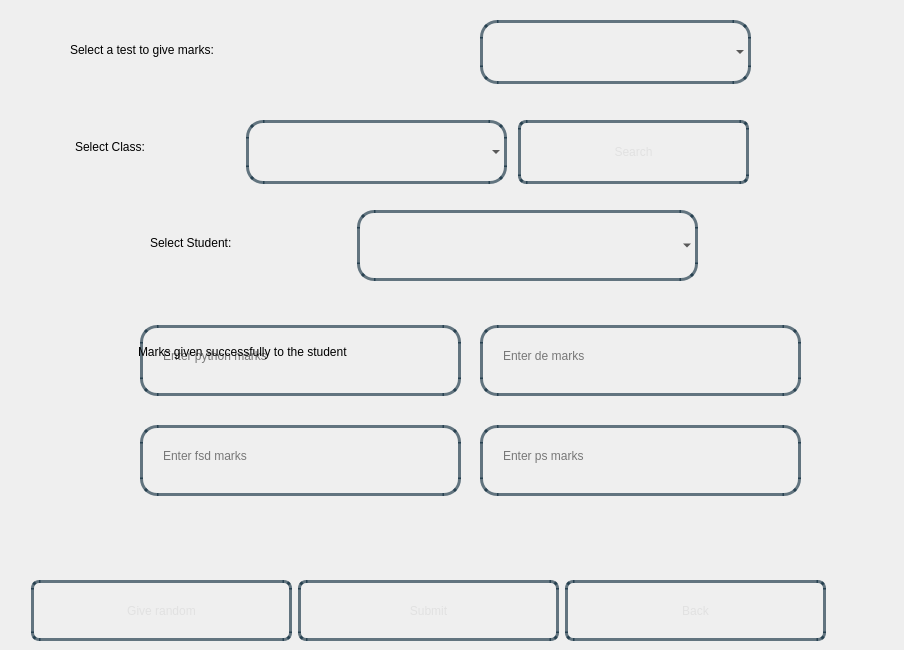
<?xml version="1.0" encoding="UTF-8"?>
<ui version="4.0">
 <class>Dialog</class>
 <widget class="QDialog" name="Dialog">
  <property name="geometry">
   <rect>
    <x>0</x>
    <y>0</y>
    <width>904</width>
    <height>650</height>
   </rect>
  </property>
  <property name="windowTitle">
   <string>Dialog</string>
  </property>
  <widget class="QWidget" name="bgwidget" native="true">
   <property name="geometry">
    <rect>
     <x>0</x>
     <y>0</y>
     <width>901</width>
     <height>651</height>
    </rect>
   </property>
   <property name="styleSheet">
    <string notr="true">QWidget#bgwidget{
background-color:qlineargradient(x1: 1, y1: 1, x2:1, y2: 0.2, stop: 0 rgba(0, 52, 89,140),
stop: 1 rgba(0, 168, 232,190))
}
</string>
   </property>
   <widget class="QLabel" name="label">
    <property name="geometry">
     <rect>
      <x>70</x>
      <y>14</y>
      <width>641</width>
      <height>71</height>
     </rect>
    </property>
    <property name="styleSheet">
     <string notr="true">font: 20pt &quot;Sans Serif Collection&quot;;</string>
    </property>
    <property name="text">
     <string>Select a test to give marks: </string>
    </property>
   </widget>
   <widget class="QPushButton" name="searchBtn">
    <property name="geometry">
     <rect>
      <x>518</x>
      <y>120</y>
      <width>231</width>
      <height>64</height>
     </rect>
    </property>
    <property name="styleSheet">
     <string notr="true">
QPushButton{
border-radius:8px;
border:3px solid rgba(0,30,50,150);
color:rgba(225,225,225,255);
background-color:rgba(0,0,0,0);
font: 22pt &quot;Sans Serif Collection&quot;;
}
.QPushButton:hover
{
   background-color:white;
	color: rgba(0,30,50,150);
}
</string>
    </property>
    <property name="text">
     <string>Search</string>
    </property>
   </widget>
   <widget class="QLabel" name="name">
    <property name="geometry">
     <rect>
      <x>30</x>
      <y>260</y>
      <width>251</width>
      <height>61</height>
     </rect>
    </property>
    <property name="styleSheet">
     <string notr="true">font: 14pt &quot;Sans Serif Collection&quot;;</string>
    </property>
    <property name="text">
     <string/>
    </property>
   </widget>
   <widget class="QPushButton" name="backBtn">
    <property name="geometry">
     <rect>
      <x>565</x>
      <y>580</y>
      <width>261</width>
      <height>61</height>
     </rect>
    </property>
    <property name="styleSheet">
     <string notr="true">
QPushButton{
border-radius:8px;
border:3px solid rgba(0,30,50,150);
color:rgba(225,225,225,255);
background-color:rgba(0,0,0,0);
font: 22pt &quot;Sans Serif Collection&quot;;
}
.QPushButton:hover
{
   background-color:white;
	color: rgba(0,30,50,150);
}
</string>
    </property>
    <property name="text">
     <string>Back</string>
    </property>
   </widget>
   <widget class="QComboBox" name="test_option">
    <property name="geometry">
     <rect>
      <x>480</x>
      <y>20</y>
      <width>271</width>
      <height>64</height>
     </rect>
    </property>
    <property name="styleSheet">
     <string notr="true">	.QComboBox{
border-radius:17px;
background-color:rgba(0,0,0,0);
border:3px solid rgba(0,30,50,150);
font: 18pt &quot;Sans Serif Collection&quot;;
	padding:18px;
	padding-top:12px;
}

.QComboBox:focus{
color:rgba(0,30,50,150);
}
</string>
    </property>
   </widget>
   <widget class="QLineEdit" name="python_marks">
    <property name="geometry">
     <rect>
      <x>140</x>
      <y>325</y>
      <width>321</width>
      <height>71</height>
     </rect>
    </property>
    <property name="styleSheet">
     <string notr="true">.QLineEdit{
border-radius:17px;
background-color:rgba(0,0,0,0);
border:3px solid rgba(0,30,50,150);
font: 18pt &quot;Sans Serif Collection&quot;;
padding:18px;
padding-top:8px;
}

.QLineEdit:focus{
	background-color:rgba(255,255,255,255);

}</string>
    </property>
    <property name="text">
     <string/>
    </property>
    <property name="placeholderText">
     <string>Enter python marks</string>
    </property>
    <property name="clearButtonEnabled">
     <bool>true</bool>
    </property>
   </widget>
   <widget class="QLineEdit" name="fsd_marks">
    <property name="geometry">
     <rect>
      <x>140</x>
      <y>425</y>
      <width>321</width>
      <height>71</height>
     </rect>
    </property>
    <property name="styleSheet">
     <string notr="true">.QLineEdit{
border-radius:17px;
background-color:rgba(0,0,0,0);
border:3px solid rgba(0,30,50,150);
font: 18pt &quot;Sans Serif Collection&quot;;
padding:18px;
padding-top:8px;
}

.QLineEdit:focus{
	background-color:rgba(255,255,255,255);

}</string>
    </property>
    <property name="text">
     <string/>
    </property>
    <property name="placeholderText">
     <string>Enter fsd marks</string>
    </property>
    <property name="clearButtonEnabled">
     <bool>true</bool>
    </property>
   </widget>
   <widget class="QLineEdit" name="ps_marks">
    <property name="geometry">
     <rect>
      <x>480</x>
      <y>425</y>
      <width>321</width>
      <height>71</height>
     </rect>
    </property>
    <property name="styleSheet">
     <string notr="true">.QLineEdit{
border-radius:17px;
background-color:rgba(0,0,0,0);
border:3px solid rgba(0,30,50,150);
font: 18pt &quot;Sans Serif Collection&quot;;
padding:18px;
padding-top:8px;
}

.QLineEdit:focus{
	background-color:rgba(255,255,255,255);

}</string>
    </property>
    <property name="text">
     <string/>
    </property>
    <property name="placeholderText">
     <string>Enter ps marks</string>
    </property>
    <property name="clearButtonEnabled">
     <bool>true</bool>
    </property>
   </widget>
   <widget class="QLineEdit" name="de_marks">
    <property name="geometry">
     <rect>
      <x>480</x>
      <y>325</y>
      <width>321</width>
      <height>71</height>
     </rect>
    </property>
    <property name="styleSheet">
     <string notr="true">.QLineEdit{
border-radius:17px;
background-color:rgba(0,0,0,0);
border:3px solid rgba(0,30,50,150);
font: 18pt &quot;Sans Serif Collection&quot;;
padding:18px;
padding-top:8px;
}

.QLineEdit:focus{
	background-color:rgba(255,255,255,255);

}</string>
    </property>
    <property name="text">
     <string/>
    </property>
    <property name="placeholderText">
     <string>Enter de marks</string>
    </property>
    <property name="clearButtonEnabled">
     <bool>true</bool>
    </property>
   </widget>
   <widget class="QPushButton" name="submit">
    <property name="geometry">
     <rect>
      <x>298</x>
      <y>580</y>
      <width>261</width>
      <height>61</height>
     </rect>
    </property>
    <property name="styleSheet">
     <string notr="true">
QPushButton{
border-radius:8px;
border:3px solid rgba(0,30,50,150);
color:rgba(225,225,225,255);
background-color:rgba(0,0,0,0);
font: 22pt &quot;Sans Serif Collection&quot;;
}
.QPushButton:hover
{
   background-color:white;
	color: rgba(0,30,50,150);
}
</string>
    </property>
    <property name="text">
     <string>Submit</string>
    </property>
   </widget>
   <widget class="QLabel" name="marks_error">
    <property name="geometry">
     <rect>
      <x>267</x>
      <y>501</y>
      <width>461</width>
      <height>61</height>
     </rect>
    </property>
    <property name="styleSheet">
     <string notr="true">font: 20pt &quot;Sans Serif Collection&quot;;
color : &quot;red&quot;</string>
    </property>
    <property name="text">
     <string/>
    </property>
   </widget>
   <widget class="QLabel" name="done">
    <property name="geometry">
     <rect>
      <x>138</x>
      <y>321</y>
      <width>711</width>
      <height>61</height>
     </rect>
    </property>
    <property name="styleSheet">
     <string notr="true">font: 20pt &quot;Sans Serif Collection&quot;;
color : &quot;green&quot;</string>
    </property>
    <property name="text">
     <string>Marks given successfully to the student</string>
    </property>
   </widget>
   <widget class="QComboBox" name="class_option">
    <property name="geometry">
     <rect>
      <x>246</x>
      <y>120</y>
      <width>261</width>
      <height>64</height>
     </rect>
    </property>
    <property name="styleSheet">
     <string notr="true">	.QComboBox{
border-radius:17px;
background-color:rgba(0,0,0,0);
border:3px solid rgba(0,30,50,150);
font: 18pt &quot;Sans Serif Collection&quot;;
	padding:18px;
	padding-top:12px;
}

.QComboBox:focus{
color:rgba(0,30,50,150);
}
</string>
    </property>
   </widget>
   <widget class="QLabel" name="label_2">
    <property name="geometry">
     <rect>
      <x>75</x>
      <y>111</y>
      <width>161</width>
      <height>71</height>
     </rect>
    </property>
    <property name="styleSheet">
     <string notr="true">font: 18pt &quot;Sans Serif Collection&quot;;</string>
    </property>
    <property name="text">
     <string>Select Class:</string>
    </property>
   </widget>
   <widget class="QComboBox" name="student_option">
    <property name="geometry">
     <rect>
      <x>357</x>
      <y>210</y>
      <width>341</width>
      <height>71</height>
     </rect>
    </property>
    <property name="styleSheet">
     <string notr="true">	.QComboBox{
border-radius:17px;
background-color:rgba(0,0,0,0);
border:3px solid rgba(0,30,50,150);
font: 18pt &quot;Sans Serif Collection&quot;;
	padding:18px;
	padding-top:12px;
}

.QComboBox:focus{
color:rgba(0,30,50,150);
}
</string>
    </property>
   </widget>
   <widget class="QLabel" name="label_3">
    <property name="geometry">
     <rect>
      <x>150</x>
      <y>207</y>
      <width>221</width>
      <height>71</height>
     </rect>
    </property>
    <property name="styleSheet">
     <string notr="true">font: 18pt &quot;Sans Serif Collection&quot;;</string>
    </property>
    <property name="text">
     <string>Select Student:</string>
    </property>
   </widget>
   <widget class="QPushButton" name="give_random">
    <property name="geometry">
     <rect>
      <x>31</x>
      <y>580</y>
      <width>261</width>
      <height>61</height>
     </rect>
    </property>
    <property name="styleSheet">
     <string notr="true">
QPushButton{
border-radius:8px;
border:3px solid rgba(0,30,50,150);
color:rgba(225,225,225,255);
background-color:rgba(0,0,0,0);
font: 22pt &quot;Sans Serif Collection&quot;;
}
.QPushButton:hover
{
   background-color:white;
	color: rgba(0,30,50,150);
}
</string>
    </property>
    <property name="text">
     <string>Give random</string>
    </property>
   </widget>
  </widget>
 </widget>
 <resources/>
 <connections/>
</ui>
